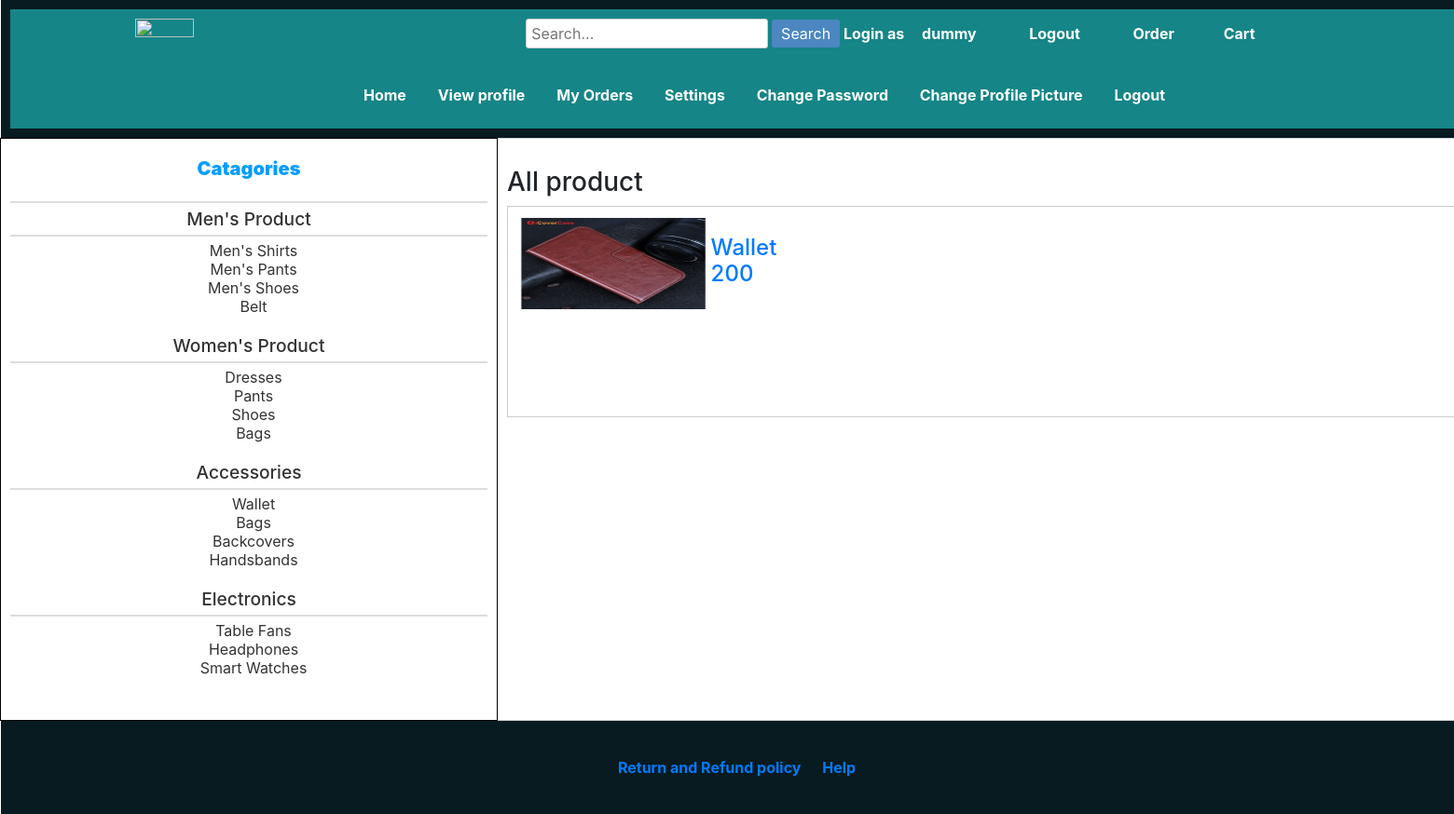
The app's page /app/user_pages/ack products.php?pname=Wallet (signed in) with its own data.
### tables this page shows
CREATE TABLE `allproducts` (
  `code` varchar(255) NOT NULL,
  `name` varchar(255) NOT NULL,
  `catagory` varchar(255) NOT NULL,
  `subcatagory` varchar(255) NOT NULL,
  `color` varchar(255) NOT NULL,
  `material` varchar(500) NOT NULL,
  `size` varchar(20) NOT NULL,
  `description` varchar(255) NOT NULL,
  `bprice` double NOT NULL,
  `sprice` double NOT NULL,
  `quantity` int(11) NOT NULL,
  `offer` double NOT NULL,
  `pdpic` varchar(500) NOT NULL
);

### data/db.php (called while the page is built, shortened)
<?php
    $host="127.0.0.1";
    $user="root";
    $pass="";
    $dbname="ecommerce";
    $port=3306;
    function executeSQL($sql){
        global $host, $user, $pass, $dbname, $port;
        $link=mysqli_connect($host, $user, $pass, $dbname, $port);
        $result = mysqli_query($link, $sql);
        return $result;
    }
?>

### data/product_access.php (called while the page is built, shortened)
<?php
	if(require_once("db.php")){
		function getProductByNameAccesories($pnamee){
        $sql = "SELECT * FROM allproducts WHERE catagory='Accessories' AND  subcatagory LIKE '%$pnamee%'";
        $result = executeSQL($sql);
		 for($i=0; $row=mysqli_fetch_assoc($result); ++$i){
            $getProductByN[$i] = $row;
        }
        return $getProductByN;
    }
	}
	else{
		echo "Database not found";
	}
?>

### app/user_pages/ack products.php (the view, shortened to what this page needs)
<?php include "../../data/product_access.php"; ?>
<?php
    $pnamee =$_GET['pname'];
    $productnames = getProductByNameAccesories($pnamee);
?>
<html>
<html>
<head>
<link rel="stylesheet" href="https://cdn.jsdelivr.net/npm/bootstrap@4.0.0/dist/css/bootstrap.min.css">
<link rel="stylesheet" href="css/home.css">
</head>
<table align="center" width="1600" >
		<tr>
			<th colspan="4" align="center" width="60%">
				<nav>
					<a href="home.php"><img src="pictures\eshop_logo.png" align="left" align="top" width="20%"></a>
					<div class="search-bar">
						<input type="text" class="search-input" placeholder="Search...">
						<button class="search-button">Search</button>
					</div>
					Login as <a href="../account/profile.php"><?= $_SESSION['user']['name']; ?></a> &nbsp;&nbsp;&nbsp;&nbsp;&nbsp;  <a href="logouthandler.php">Logout</a>  &nbsp;&nbsp;&nbsp;&nbsp;&nbsp;
					<a href="order.php">Order</a>&nbsp;&nbsp;&nbsp;&nbsp;&nbsp;
					<a href="cart.php">Cart</a>&nbsp;&nbsp;&nbsp;&nbsp;&nbsp;<br><br><br>
					<div class="dropdown">
			<div class="dropdown-content">
				<div class="sidebar">
					<ul>
					 <a href="home.php">Home</a></li>
					   <a href="../account/profile.php">View profile</a></li>
					   <a href="order.php">My Orders</a></li>
						<a href="../account/editprofile.php">Settings</a>
						<a href="../account/changepass.php">Change Password</a></li>
						<a href="../account/changepp.php">Change Profile Picture</a></li>
					   <a href="logouthandler.php">Logout</a></li>
					</ul>
				</div>
			</div>
		</div>
				</tr>
	<td class=" categ"  valign="top"  width="8px">
	<label><b class="left-category">Catagories</b></label><br><hr>
		<ul>
		<a class="intro" href="select persons male.php">Men's Product</a><hr>
		<li><a href="spm products.php?pname=Shirt">Men's Shirts</a></li>
		<li><a href="spm products.php?pname=Pant">Men's Pants</a></li>
		<li><a href="spm products.php?pname=Shoe">Men's Shoes</a></li>
		<li><a href="spm products.php?pname=Belt">Belt</a></li><br>
		<a class="intro" href="select persons female.php">Women's Product</a><hr>
		<li><a href="spf products.php?pname=Dress">Dresses</a></li>
		<li><a href="spf products.php?pname=Pant">Pants</a></li>
		<li><a href="spf products.php?pname=Shoe">Shoes</a></li>
		<li><a href="spf products.php?pname=Bags">Bags</a></li><br>
		<a class="intro" href="accessories.php">Accessories</a><hr>
		<li><a href="ack products.php?pname=Wallet">Wallet</a></li>
		<li><a href="ack products.php?pname=Bag">Bags</a></li>
		<li><a href="ack products.php?pname=BackCover">Backcovers</a></li>
		<li><a href="ack products.php?pname=HandBand">Handsbands</a></li><br>
		<a class="intro" href="electronics.php">Electronics</a><hr>
		<li><a href="eck products.php?pname=TableFan">Table Fans</a></li>
		<li><a href="eck products.php?pname=HeadPhone">Headphones</a></li>
		<li><a href="eck products.php?pname=Smart Watch">Smart Watches</a></li><br>
		</ul>
	</td>
			<td valign="top" width="40%" >
			<br>
			<h3>All product</h3>
					<table align="left" width="100%" >
					  <?php foreach ($productnames as $productn) { ?>
						<tr>
							<td>
							<a href="showdetail.php?id=<?=$productn['code']?>"><img src="pictures\<?=$productn['pdpic'] ;?>" align="left" align="top" width="20%" height="100" ><br><h4><?=$productn['name']; ?> <br><?=$productn['sprice'] ;?></h4></a>	<br><br><br><br><br><br>
							</td>
						</tr>
						 <?php } ?>
					</table>
			</td>
			<tr height="100">
				<th colspan="2">
					<a href="aboutus.php">Return and Refund policy</a>&nbsp;&nbsp;&nbsp;&nbsp;&nbsp;
					<a href="help.php">Help</a>&nbsp;&nbsp;&nbsp;&nbsp;&nbsp;
				</th>
			</tr>
	</table>
</html>

### app/user_pages/css/home.css (style rules this page uses)
nav { background-color: rgb(21, 133, 135); padding: 10px; text-align: center; }
nav a { color: white; text-decoration: none; padding: 10px; margin: 0 5px; }
nav img { max-width: 100%; height: auto; }
.search-bar { display: inline-block; }
.search-input { padding: 5px; border: 1px solid #ccc; border-radius: 3px; }
.search-button { padding: 5px 10px; background-color: #4c87c1; color: white; border: none; border-radius: 3px; cursor: pointer; }
th { background-color: #071b20; color: white; padding: 10px; text-align: center; }
td { border: 1px solid #ccc; padding: 10px; }
.categ { text-align: center; padding: 10px; border-radius: 5px; width: 200px; height: 100px; border: 1px solid black; padding: 10px; margin: 10px; }
.categ label { font-size: 20px; font-weight: bold; color: #009dff; padding: 10px; }
.categ ul { list-style-type: none; padding: 0; }
.categ a { text-decoration: none; color: #333; }
.intro { text-decoration: none; color: #333; font-size: larger; font-weight: 500; }
.categ hr { margin: 5px 0; border: 0.5px solid #ddd; }
.categ li { margin-left: 10px; }

### records on screen
allproducts: pdpic (picture), name "Wallet", sprice "200"

### other values on screen
$_SESSION['user']['name'] "dummy"
